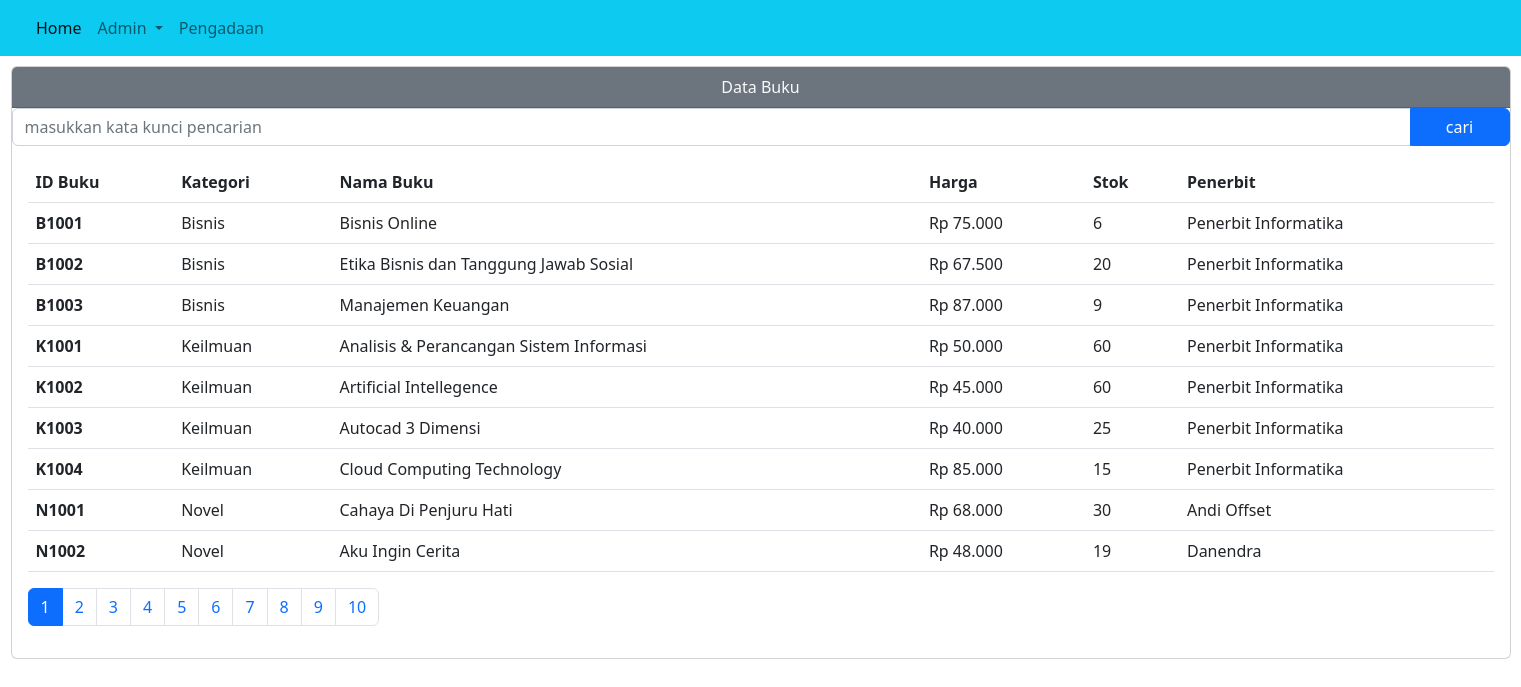
The page / on the database its author committed.
### tables this page shows
CREATE TABLE `buku` (
  `id_buku` varchar(20) NOT NULL,
  `kategori` varchar(100) NOT NULL,
  `nama_buku` varchar(300) NOT NULL,
  `harga` float NOT NULL,
  `stok` int(11) NOT NULL,
  `penerbit` varchar(100) NOT NULL
);

### index.php (the view, shortened to what this page needs)
<!doctype html>
<html lang="en">
<head>
    <link href="https://cdn.jsdelivr.net/npm/bootstrap@5.2.2/dist/css/bootstrap.min.css" rel="stylesheet"
>
</head>
<body>
    <?php
    $host = "localhost";
    $user = "root";
    $pass = "";
    $db = "unibookstore";
    $koneksi = mysqli_connect($host, $user, $pass, $db);
    ?>
    <nav class="navbar navbar-expand-lg bg-info  ">
        <div class="container-fluid">
            <div class="collapse navbar-collapse" id="navbarSupportedContent">
                <ul class="navbar-nav me-auto mb-2 mb-lg-0">
                    <li class="nav-item">
                        <a class="nav-link active" aria-current="page" href="index.php">Home</a>
                    </li>
                    <li class="nav-item dropdown">
                        <a class="nav-link dropdown-toggle" href="#" role="button" data-bs-toggle="dropdown"
                            aria-expanded="false">
                            Admin
                        </a>
                    </li>
                    <li class="nav-item">
                        <a class="nav-link" href="pengadaan.php">Pengadaan</a>
                    </li>
                </ul>
            </div>
        </div>
    </nav>
    <div class="mx-auto">
        <div class="card">
            <div class="card-header text-light bg-secondary text-center">
                Data Buku
            </div>
            <div class="row">
                <div class="col-md">
                    <form action="" method="POST">
                        <div class="input-group">
                            <input type="text" name="keyword" class="form-control"
                                placeholder="masukkan kata kunci pencarian" autocomplete="off" autofocus>
                            <button type="submit" name="cari" class="btn btn-primary"
                                style="width: 100px;">cari</button>
                        </div>
                    </form>
                </div>
            </div>
            <div class="card-body">
                <table class="table">
                    <thead>
                        <tr>
                            <th scope="col">ID Buku</th>
                            <th scope="col">Kategori</th>
                            <th scope="col">Nama Buku</th>
                            <th scope="col">Harga</th>
                            <th scope="col">Stok</th>
                            <th scope="col">Penerbit</th>
                        </tr>
                    <tbody>
                        <?php
                        $item_per_page = 10;
                        $current_page = isset($_GET['page']) ? $_GET['page'] : 1;
                        $sql2_limit = "SELECT * FROM buku";
                        $offset = ($current_page - 1) * $item_per_page;
                        if (isset($_POST["cari"])) {
                            $keyword = $_POST["keyword"];
                            $sql2_limit = "SELECT * FROM buku WHERE nama_buku LIKE '%$keyword%' LIMIT $offset, $item_per_page";
                        } else {
                            $sql2_limit = "SELECT * FROM buku LIMIT $offset, $item_per_page";
                        }
                        $q2_limit = mysqli_query($koneksi, $sql2_limit);
                        while ($r2 = mysqli_fetch_array($q2_limit)) {
                            $idbuku = $r2['id_buku'];
                            $kategoribuku = $r2['kategori'];
                            $namabuku = $r2['nama_buku'];
                            $harga = $r2['harga'];
                            $stok = $r2['stok'];
                            $penerbit = $r2['penerbit'];
                            ?>
                        <tr>
                            <th scope="row">
                                <?php echo $idbuku ?>
                            </th>
                            <td scope="row">
                                <?php echo $kategoribuku ?>
                            </td>
                            <td scope="row">
                                <?php echo $namabuku ?>
                            </td>
                            <td scope="row">
                                <?php echo 'Rp ' . number_format("$harga", 0, ",", ".") ?>
                            </td>
                            <td scope="row">
                                <?php echo $stok ?>
                            </td>
                            <td scope="row">
                                <?php echo $penerbit ?>
                            </td>
                        </tr>
                        <?php
                        }
                        ?>
                    </tbody>
                    </thead>
                </table>
                <nav aria-label="Navigasi List">
                    <ul class="pagination">
                        <?php
                        for ($i = 1; $i <= $item_per_page; $i++) {
                            echo "<li class='page-item " . ($i == $current_page ? 'active' : '') . "'><a class='page-link' href='?page=$i'>$i</a></li>";
                        }
                        ?>
                    </ul>
                </nav>
            </div>
        </div>
    </div>
</body>
</html>

### index.php (style rules this page uses)
.mx-auto { width: 1500px }
.card { margin-top: 10px }

### rows shown on the page
buku: id_buku "B1001", kategori "Bisnis", nama_buku "Bisnis Online", harga "75.000", stok "6", penerbit "Penerbit Informatika"
buku: id_buku "B1002", kategori "Bisnis", nama_buku "Etika Bisnis dan Tanggung Jawab Sosial", harga "67.500", stok "20", penerbit "Penerbit Informatika"
buku: id_buku "B1003", kategori "Bisnis", nama_buku "Manajemen Keuangan", harga "87.000", stok "9", penerbit "Penerbit Informatika"
buku: id_buku "K1001", kategori "Keilmuan", nama_buku "Analisis & Perancangan Sistem Informasi", harga "50.000", stok "60", penerbit "Penerbit Informatika"
buku: id_buku "K1002", kategori "Keilmuan", nama_buku "Artificial Intellegence", harga "45.000", stok "60", penerbit "Penerbit Informatika"
buku: id_buku "K1003", kategori "Keilmuan", nama_buku "Autocad 3 Dimensi", harga "40.000", stok "25", penerbit "Penerbit Informatika"
buku: id_buku "K1004", kategori "Keilmuan", nama_buku "Cloud Computing Technology", harga "85.000", stok "15", penerbit "Penerbit Informatika"
buku: id_buku "N1001", kategori "Novel", nama_buku "Cahaya Di Penjuru Hati", harga "68.000", stok "30", penerbit "Andi Offset"
buku: id_buku "N1002", kategori "Novel", nama_buku "Aku Ingin Cerita", harga "48.000", stok "19", penerbit "Danendra"
